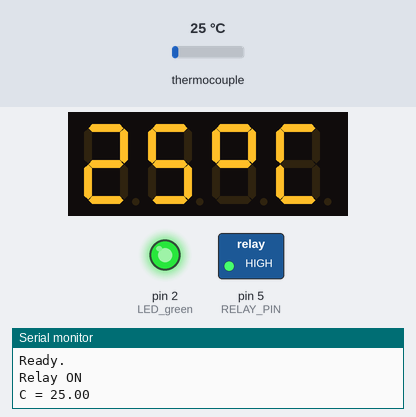
A sketch run on a simulated Arduino Uno, built with avr-gcc and run on an emulated ATmega328P. On the bench: 4-digit seven-segment display, switched loads named in the sketch (green lamp = pin HIGH), output pins drawn as LEDs (lit = HIGH), the last lines printed to the serial monitor. The test bench sets the inputs (shaded band); at power-on: thermocouple 25 °C.

Above: at 5.3 s.
5.4 s: thermocouple set to 60 °C
At 7.4 s:
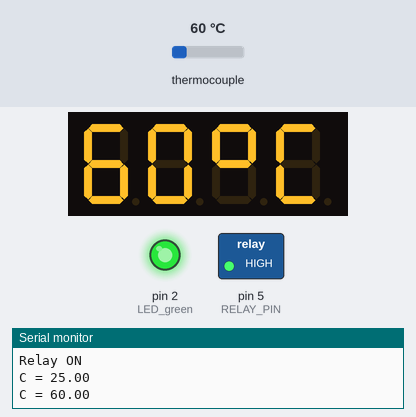
8.1 s: thermocouple set to 70 °C
At 9.1 s:
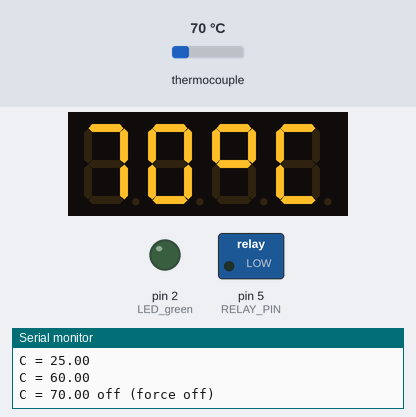
10.8 s: thermocouple set to 96 °C
At 13.5 s:
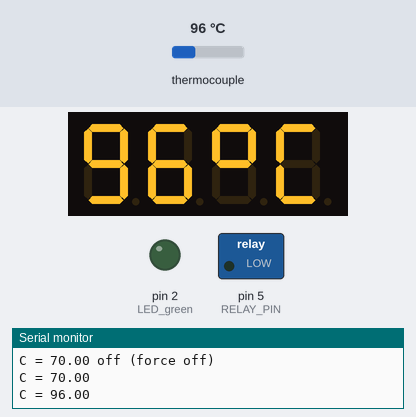
13.8 s: thermocouple set to 105 °C
At 14.9 s:
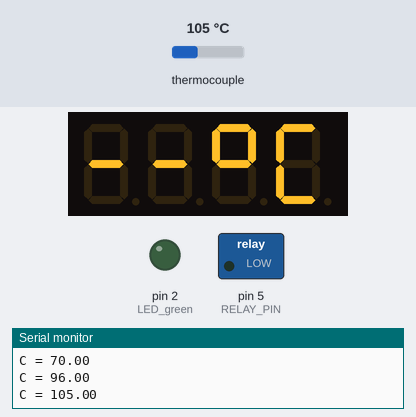
Timing chart, 0 to 16.8 s (numbered marks = the images above; inputs shaded):
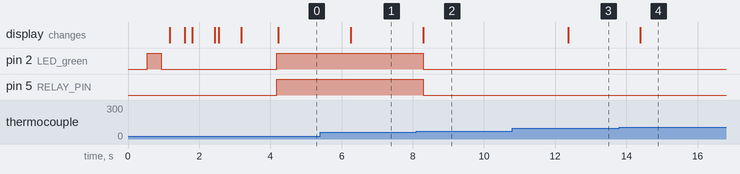

Measured:
- the behaviour switches between 65 and 66 °C on thermocouple (found by bisection; images 1 and 2)
- the behaviour switches between 99 and 100 °C on thermocouple (found by bisection; images 3 and 4)
- after the input at 5.4 s, the display: changes after 0.85 s (image 1)
- after the input at 8.1 s, pin 2 (LED_green), pin 5 (RELAY_PIN): HIGH → LOW after 0.19 s; the display: changes after 0.19 s (image 2)
- after the input at 10.8 s, the display: changes after 1.6 s (image 3)
- after the input at 13.8 s, the display: changes after 0.59 s (image 4)

The sketch:

DIYSousVide.ino
```cpp
//
//
//     m     m     oooo     n    n    eeeee   ttttt
//     mm   mm    o    o    nn   n    e         t
//     m m m m    o    o    n n  n    eeee      t
//     m  m  m    o    o    n  n n    e         t
//     m     m     oooo     n    n    eeeee     t
//
//
// monet_kitchen 2023/9/28
// (instagram.com/monet_kitchen)
// SousVide Control
//   Receive termpareture from thermocouple (via MAX6675),
//   show temperature on 4D7S display (with TM1637),
//   drive a replay to control 電湯匙, according to given rules
//

const String VERSION_CODE = "0.9.0";
const String BUILD_NUMBER = "1";
const String BUILD_DATE = "2023/9/28";

//-----------------------------------------------------------------
//                          max6675
//-----------------------------------------------------------------
#include "max6675.h"

#define PIN_thermoDO 12 //4;
#define PIN_thermoCS 15 //5;
#define PIN_thermoCLK 14 //6;

MAX6675 thermocouple(PIN_thermoCLK, PIN_thermoCS, PIN_thermoDO);

#define THRESHOLD_MAX 70
#define THRESHOLD_HIGH 66
#define THRESHOLD_LOW 64

float fTemp = -101.0;
unsigned long lTime_readTemp = 0L;

//-----------------------------------------------------------------
//                          tm1637
//-----------------------------------------------------------------
#include <TM1637Display.h>

#define PIN_1637_CLK 13 //2
#define PIN_1637_DIO 4

TM1637Display display_TM1637(PIN_1637_CLK, PIN_1637_DIO);

//-----------------------------------------------------------------
//                          general I/O
//-----------------------------------------------------------------
#define LED_green 2
//#define LED_red 4
#define BUTTON_PIN 0

#define LED_ON HIGH
#define LED_OFF LOW

boolean bGreen = false;
boolean bButton = false, bButton_old = false;

//-----------------------------------------------------------------
//                          relay
//-----------------------------------------------------------------
#define RELAY_PIN 5

#define RELAY_ON HIGH
#define RELAY_OFF LOW

boolean bRelay = false;

//-----------------------------------------------------------------
//                          setup()
//-----------------------------------------------------------------
void setup() {
  Serial.begin(9600);

  Serial.println("\n\nStarted.");
  Serial.println("M's SousVide");
  Serial.println("Version: "+VERSION_CODE+", build "+BUILD_NUMBER+ ", " +BUILD_DATE);
  Serial.println("Board: 8266");  // wait for MAX chip to stabilize
  Serial.println();

  pinMode(LED_green, OUTPUT);
  #ifdef LED_blue
    pinMode(LED_blue, OUTPUT);
  #endif
  #ifdef LED_red
    pinMode(LED_red, OUTPUT);
  #endif
  pinMode(BUTTON_PIN, INPUT);
  pinMode(RELAY_PIN, OUTPUT);

  digitalWrite(LED_green, LED_OFF);
  #ifdef LED_blue
    digitalWrite(LED_blue, LED_OFF);
  #endif
  #ifdef LED_red
    digitalWrite(LED_red, LED_OFF);
  #endif
  digitalWrite(RELAY_PIN, RELAY_OFF);
  bGreen = false;
  bRelay = false;
  display_TM1637.setBrightness(0x0f);
  uint8_t data8888[] = {0xff, 0xff, 0xff, 0xff, 0xff, 0xff};
  uint8_t data0000[] = {0x00, 0x00, 0x00, 0x00, 0x00, 0x00};
  //uint8_t data0000[] = { B00111101, B01011100, B01011100, B01011110, 0x00, 0x00};
  display_TM1637.setSegments(data0000, 6, 0);
  delay(500);


  digitalWrite(LED_green, LED_ON);
  #ifdef LED_blue
    digitalWrite(LED_blue, LED_ON);
  #endif
  #ifdef LED_red
    digitalWrite(LED_red, LED_ON);
  #endif
  delay(400);

  digitalWrite(LED_green, LED_OFF);
  #ifdef LED_blue
    digitalWrite(LED_blue, LED_OFF);
  #endif
  #ifdef LED_red
    digitalWrite(LED_red, LED_OFF);
  #endif
  delay(200);

  display_TM1637.setSegments(data8888, 6, 0); delay(400);
  display_TM1637.setSegments(data0000, 6, 0); delay(200);

  display_TM1637.showNumberDec(THRESHOLD_HIGH, false, 2, 0); delay(600);
  display_TM1637.setSegments(data0000, 6, 0); delay(100);
  display_TM1637.showNumberDec(THRESHOLD_LOW,  false, 2, 2); delay(600);
  display_TM1637.setSegments(data0000, 6, 0); delay(1000);

  //digitalWrite(LED_green, LED_ON);
  Serial.println("\nReady.\n");
}

//-----------------------------------------------------------------
//                          loop()
//-----------------------------------------------------------------
void loop() {
  // basic readout test, just print the current temp

  bButton = !digitalRead(BUTTON_PIN);
  if (bButton != bButton_old) {
    if (bButton) {
      if (bRelay) {
        digitalWrite(LED_green, LED_OFF);
        digitalWrite(RELAY_PIN, RELAY_OFF);
        bRelay = false;
        Serial.println("Relay off");
      } else {
        digitalWrite(LED_green, LED_ON);
        digitalWrite(RELAY_PIN, RELAY_ON);
        bRelay = true;
        Serial.println("Relay ON");
      }
    }
    bButton_old = bButton;
  }

  if (millis() - lTime_readTemp > 2000L) {
    fTemp = thermocouple.readCelsius();
    Serial.print("C = "+String(fTemp));
    set_temperature_display_C(fTemp);
    //Serial.print("F = ");
    //Serial.println(thermocouple.readFahrenheit());

    if (fTemp >= THRESHOLD_MAX && bRelay) {
      digitalWrite(LED_green, LED_OFF);
      digitalWrite(RELAY_PIN, RELAY_OFF);
      bRelay = false;
      Serial.print(" off (force off)");
    } else if (fTemp <= THRESHOLD_LOW && !bRelay) {
      //#ifdef LED_red
      //  digitalWrite(LED_red, LED_ON);
      //#endif
      digitalWrite(LED_green, LED_ON);
      digitalWrite(RELAY_PIN, RELAY_ON);
      bRelay = true;
      Serial.print(" ON");
    } else if (fTemp >= THRESHOLD_HIGH && bRelay) {
      //#ifdef LED_red
      //  digitalWrite(LED_red, LED_OFF);
      //#endif
      digitalWrite(LED_green, LED_OFF);
      digitalWrite(RELAY_PIN, RELAY_OFF);
      bRelay = false;
      Serial.print(" off");
    }

    Serial.println();
    // For the MAX6675 to update, you must delay AT LEAST 250ms between reads!
    //delay(2000);
    lTime_readTemp = millis();
  }

} // loop()


void set_temperature_display_C(float _temperature) {
    //if (DEBUG) { Serial.println("set_pm25_display(), value="+String(_pm25)); }
    //int nTemperature = (_temperature > 0.0 ? int(_temperature+0.5) : int(_temperature-0.5)) ;
    int nTemperature = int(_temperature);

    //Serial.println("tempC="+String(nTemperature));
    if (nTemperature < -998) {  // initial value is -999
      //-- no value
      uint8_t dataP000[] = { B01000000, B00000000, B01100011, B00111001}; // "- 'C"
      display_TM1637.setSegments(dataP000);
    } else if (nTemperature > 99 || nTemperature < -99) {
      //-- value too big or too small
      uint8_t dataP000[] = { B01000000, B01000000, B01100011, B00111001}; // "--'C"
      display_TM1637.setSegments(dataP000);
    } else if (nTemperature < -9) {
      uint8_t dataP000[] = { B01000000, B00000000, B00000000, B01100011}; // "-nn'"
      display_TM1637.setSegments(dataP000);
      display_TM1637.showNumberDec(-1*nTemperature, false, 2, 1);
    } else if (nTemperature < 0) {
      uint8_t dataP000[] = { B01000000, B00000000, B01100011, B00111001}; // "-n'C"
      display_TM1637.setSegments(dataP000);
      display_TM1637.showNumberDec(-1*nTemperature, false, 1, 1);
    } else {
      uint8_t dataP000[] = { B00000000, B00000000, B01100011, B00111001}; // "nn'C"
      display_TM1637.setSegments(dataP000);
      display_TM1637.showNumberDec(nTemperature, false, 2, 0);
    }
    //nDisplay_Status = DISPLAY_STATUS__NORMAL_TEMP;
}  // set_temperature_display_C()
```
